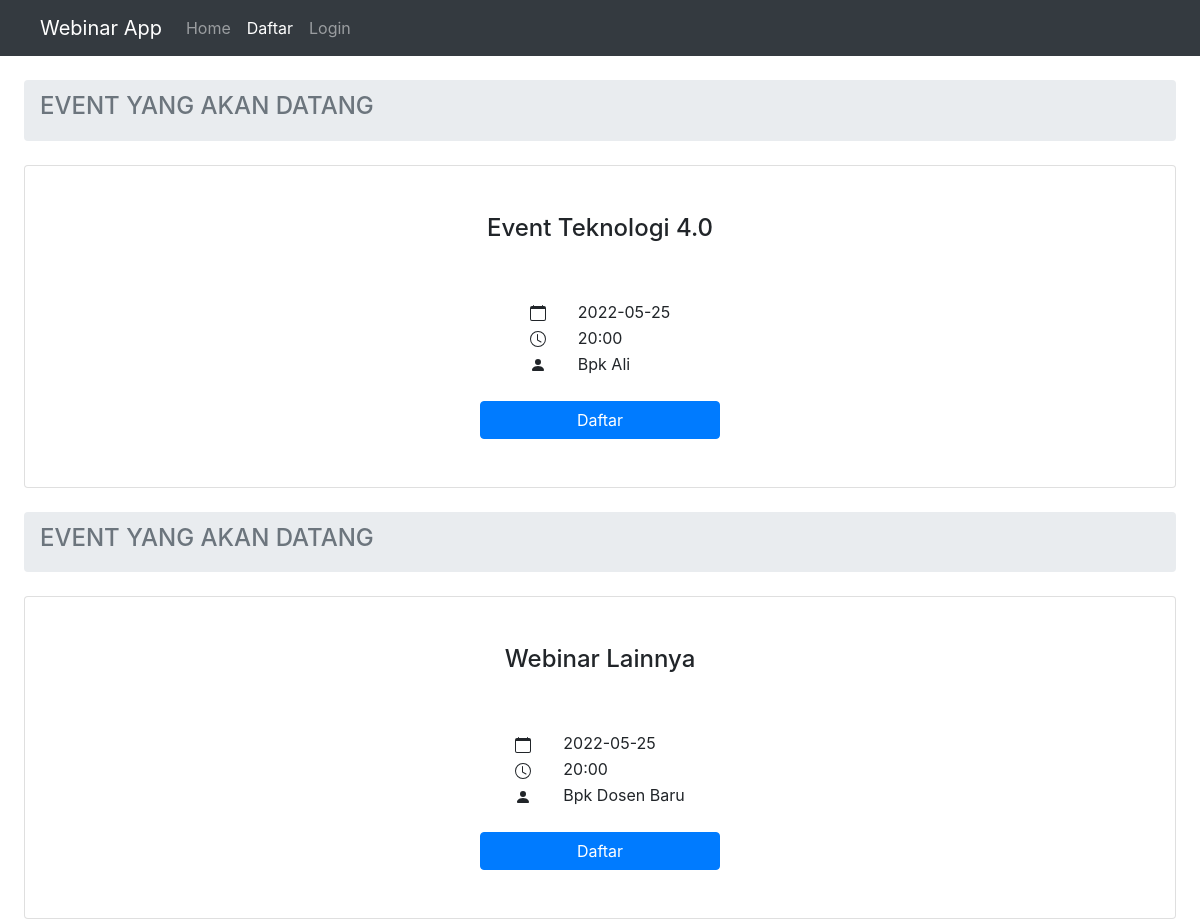
Page /daftar_peserta.php on the committed database.
### tables this page shows
CREATE TABLE `data_webinar` (
  `id_webinar` int(11) NOT NULL,
  `judul_webinar` varchar(200) NOT NULL,
  `tgl_webinar` varchar(200) NOT NULL,
  `waktu_webinar` varchar(200) NOT NULL,
  `pemateri` varchar(200) NOT NULL,
  `link_webinar` varchar(200) NOT NULL
);

### daftar_peserta.php (the view, shortened to what this page needs)
<?php
include("tb_webinar.php");
?>
<!doctype html>
<html lang="en">
<head>
    <link href="https://cdn.jsdelivr.net/npm/bootstrap@5.0.2/dist/css/bootstrap.min.css" rel="stylesheet">
    <link href="css/styles.css" rel="stylesheet" />
    <link href="https://cdn.datatables.net/1.10.20/css/dataTables.bootstrap4.min.css" rel="stylesheet" />
</head>
<body>
    <nav class="navbar navbar-expand-lg navbar-dark bg-dark">
        <div class="container-fluid">
            <a class="navbar-brand" href="#">Webinar App</a>
            <div class="collapse navbar-collapse" id="navbarSupportedContent">
                <ul class="navbar-nav me-auto mb-2 mb-lg-0">
                    <li class="nav-item">
                        <a class="nav-link" href="home.php">Home</a>
                    </li>
                    <li class="nav-item">
                        <a class="nav-link active" aria-current="page" href="#">Daftar</a>
                    </li>
                    <li class="nav-item">
                        <a class="nav-link" href="login_admin.php">Login</a>
                    </li>
                </ul>
            </div>
        </div>
    </nav>
    <?php
    $ambilsemuadatawebinar = mysqli_query($conn, "select * from data_webinar");
    while ($data = mysqli_fetch_array($ambilsemuadatawebinar)) {
        $idwebinar = $data['id_webinar'];
        $judulwebinar = $data['judul_webinar'];
        $tglwebinar = $data['tgl_webinar'];
        $waktuwebinar = $data['waktu_webinar'];
        $pemateriwebinar = $data['pemateri'];
    ?>
        <main>
            <div class="container-fluid mt-4">
                <ol class="breadcrumb mb-4">
                    <h4 class="breadcrumb-item active">EVENT YANG AKAN DATANG</h4>
                </ol>
                <div class="row">
                    <div class="col-xl-12 col-md-6">
                        <div class="card px-5 py-5" id="form1">
                            <h4 style="text-align: center;"><?= $judulwebinar; ?></h4>
                            <table align="center">
                                <tr>
                                    <td>
                                    </td>
                                    <td> </td>
                                    <td> </td>
                                    <td> </td>
                                    <td> </td>
                                    <td> </td>
                                    <td> </td>
                                    <td> </td>
                                    <td> </td>
                                    <td> </td>
                                    <td> </td>
                                    <td> </td>
                                    <td> </td>
                                    <td> </td>
                                    <td> </td>
                                    <td> </td>
                                    <td> <?= $tglwebinar; ?> </td>
                                </tr>
                                <br>
                                <tr>
                                    <td><svg xmlns="http://www.w3.org/2000/svg" width="16" height="16" fill="currentColor" class="bi bi-clock" viewBox="0 0 16 16">
                                            <path d="M8 3.5a.5.5 0 0 0-1 0V9a.5.5 0 0 0 .252.434l3.5 2a.5.5 0 0 0 .496-.868L8 8.71V3.5z" />
                                            <path d="M8 16A8 8 0 1 0 8 0a8 8 0 0 0 0 16zm7-8A7 7 0 1 1 1 8a7 7 0 0 1 14 0z" />
                                        </svg>
                                    </td>
                                    <td> </td>
                                    <td> </td>
                                    <td> </td>
                                    <td> </td>
                                    <td> </td>
                                    <td> </td>
                                    <td> </td>
                                    <td> </td>
                                    <td> </td>
                                    <td> </td>
                                    <td> </td>
                                    <td> </td>
                                    <td> </td>
                                    <td> </td>
                                    <td> </td>
                                    <td> <?= $waktuwebinar; ?> </td>
                                </tr>
                                <br>
                                <tr>
                                    <td><svg xmlns="http://www.w3.org/2000/svg" width="16" height="16" fill="currentColor" class="bi bi-person-fill" viewBox="0 0 16 16">
                                            <path d="M3 14s-1 0-1-1 1-4 6-4 6 3 6 4-1 1-1 1H3zm5-6a3 3 0 1 0 0-6 3 3 0 0 0 0 6z" />
                                        </svg></td>
                                    <td> </td>
                                    <td> </td>
                                    <td> </td>
                                    <td> </td>
                                    <td> </td>
                                    <td> </td>
                                    <td> </td>
                                    <td> </td>
                                    <td> </td>
                                    <td> </td>
                                    <td> </td>
                                    <td> </td>
                                    <td> </td>
                                    <td> </td>
                                    <td> </td>
                                    <td> <?= $pemateriwebinar; ?> </td>
                                </tr>
                            </table>
                            <br>
                            <div class="d-grid gap-2 col-3 mx-auto">
                                <button type="button" class="btn btn-primary" data-toggle="modal" data-target="#daftar<?= $idwebinar; ?>">Daftar</button>
                            </div>
                        </div>
                    </div>
                </div>
            </div>
        </main>
    <?php }; ?>
</body>
</html>

### rows in the picture
data_webinar: judul_webinar "Event Teknologi 4.0", tgl_webinar "2022-05-25", waktu_webinar "20:00", pemateri "Bpk Ali"
data_webinar: judul_webinar "Webinar Lainnya", tgl_webinar "2022-05-25", waktu_webinar "20:00", pemateri "Bpk Dosen Baru"
